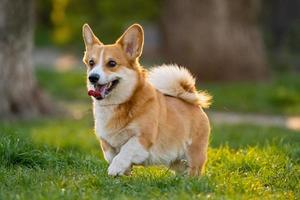
#> input picture open cv/photos/dog.jpg, 300 x 200 px
$ python 'bitwise operations.py'
#> lines starting #> are read from the running program, lines starting #| are printed output that depends on the picture
# bitwise operations - useful while working with masks

import cv2
import numpy as np

img1 = cv2.imread('./photos/dog.jpg')
#> img1 is the input picture: shape (200, 300, 3); mean B, G, R 62.3, 109, 111.9
img2 = cv2.imread('./photos/balls.jpg')
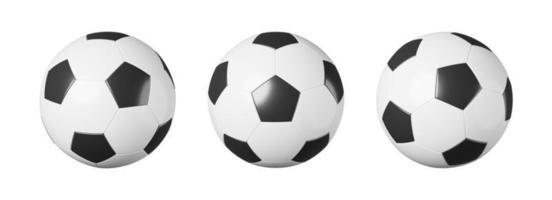
#> input picture open cv/photos/balls.jpg, 552 x 200 px
#> img2 is the input picture: shape (200, 552, 3); min 10, max 255, mean 223.8

img1 = cv2.resize(img1 , (512,512))
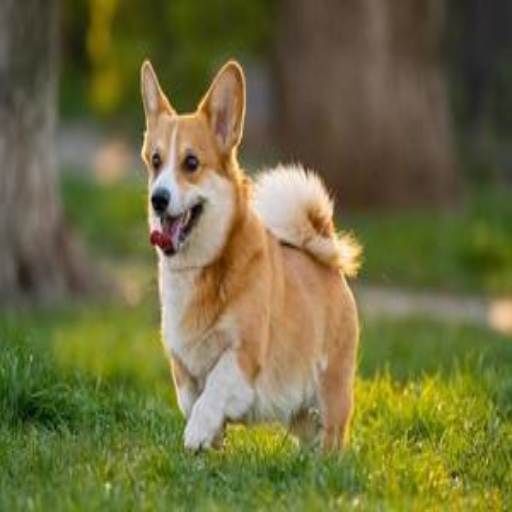
#> img1: shape (512, 512, 3); mean B, G, R 62.2, 108.9, 111.8
img2 = cv2.resize(img2 , (512,512))
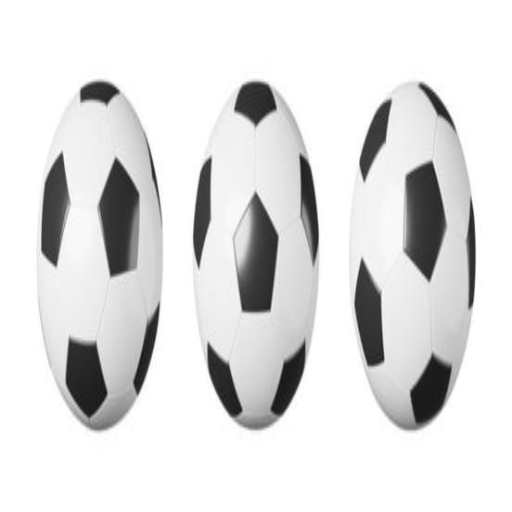
#> img2: shape (512, 512, 3); min 18, max 255, mean 223.8

bitAND = cv2.bitwise_and(img1 , img2)
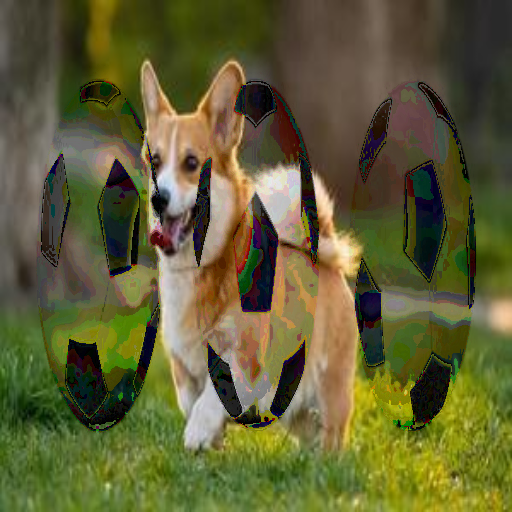
#> bitAND: shape (512, 512, 3); mean B, G, R 52.7, 94.4, 96.3
cv2.imshow('and' , bitAND)

bitOR = cv2.bitwise_or(img1 , img2)
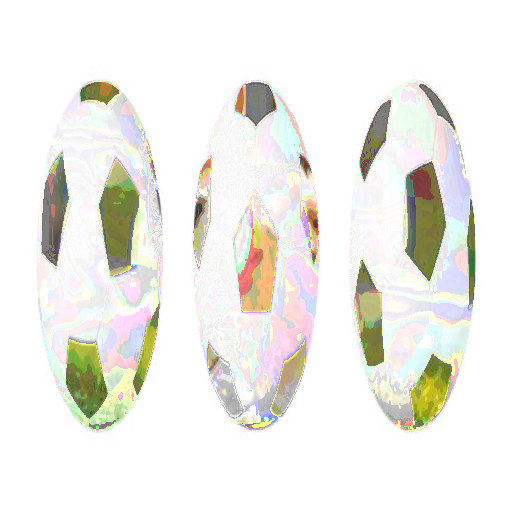
#> bitOR: shape (512, 512, 3); mean B, G, R 233.3, 238.3, 239.3
cv2.imshow('or' , bitOR)

bitXOR = cv2.bitwise_xor(img1 , img2)
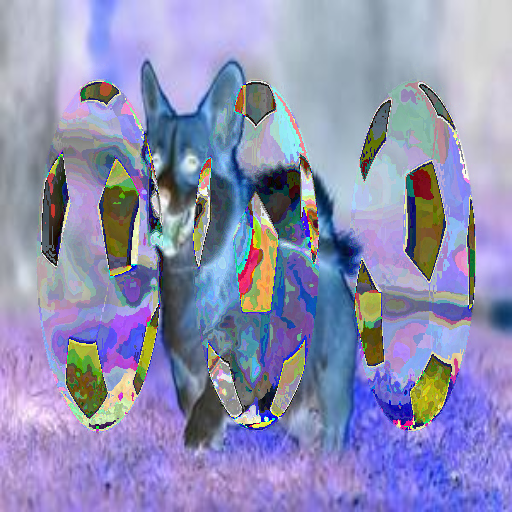
#> bitXOR: shape (512, 512, 3); mean B, G, R 180.6, 144, 143
cv2.imshow('xor' , bitXOR)

bitNOT = cv2.bitwise_not(img1)
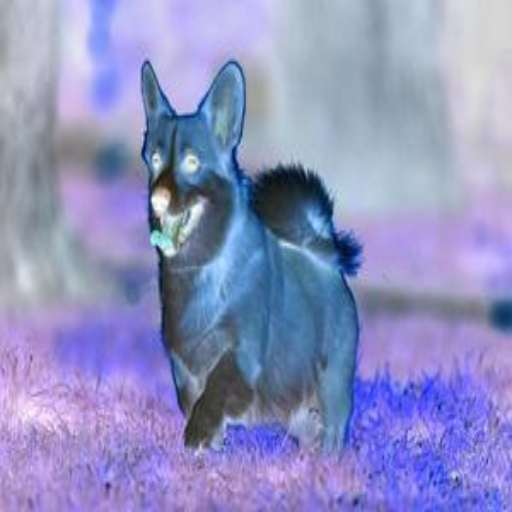
#> bitNOT: shape (512, 512, 3); mean B, G, R 192.8, 146.1, 143.2
cv2.imshow('not' , bitNOT)

cv2.waitKey(0)
cv2.destroyAllWindows()
